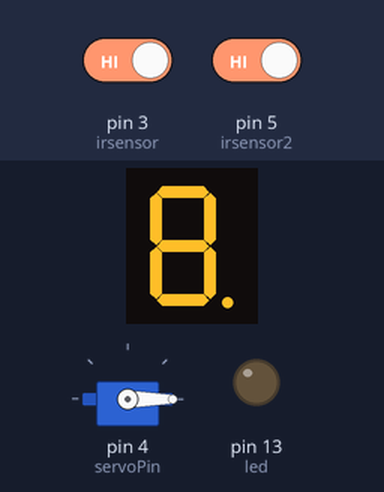
Recording of a sketch running on a simulated Arduino Uno, built with avr-gcc and run on an emulated ATmega328P. Parts: 1-digit seven-segment display, servo, output pins drawn as LEDs (lit = HIGH). Wiring (inferred from the names in the program): 1-digit 7-segment display, segments lit when LOW: segments pin 12, pin 11, pin 10, pin 9, pin 8, pin 7, pin 6, pin 2. Dashed ring = blinking. The test bench sets the inputs (shaded band); at power-on: pin 3 (irsensor) HIGH, pin 5 (irsensor2) HIGH. The segment pins are drawn as the display they are named for; pins used as bus, display or sensor lines are not drawn.

Above: at 1.2 s.
1.3 s: pin 3 (irsensor) driven LOW
At 2.6 s:
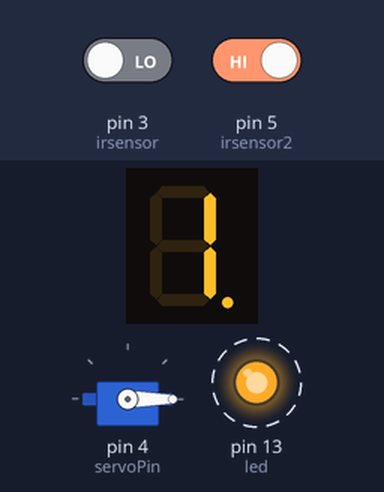
Timing chart, 0 to 9.1 s (numbered marks = the images above; inputs shaded):
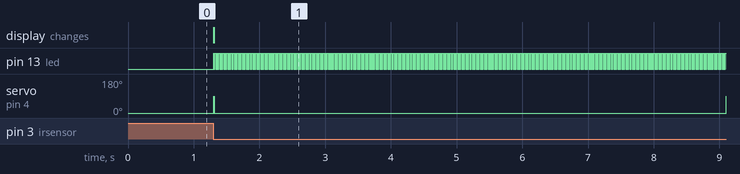

The sketch:

code.ino
```cpp
#include <Servo.h>
int irsensor =3 ;
int irsensor2 =5 ;
int led =13 ;
int servoPin = 4;

//seven segment
const int A = 12;
const int B = 11;
const int C = 10;
const int D = 9;
const int E = 8;
const int F = 7;
const int G = 6;
const int DP = 2;
Servo servo;
void setup() {
  // put your setup code here, to run once:
  Serial.begin(9600);
  pinMode(irsensor, INPUT);
  pinMode(led, OUTPUT);
  servo.attach(servoPin);
  servo.write(0);
  pinMode(A, OUTPUT);

  pinMode(B, OUTPUT);

  pinMode(C, OUTPUT);

  pinMode(D, OUTPUT);

  pinMode(E, OUTPUT);

  pinMode(F, OUTPUT);

  pinMode(G, OUTPUT);

  pinMode(DP, OUTPUT);

}

void loop() {
  // put your main code here, to run repeatedly:
  if(digitalRead(irsensor) == LOW){
    digitalWrite(led, HIGH);
    servo.write(90);
    one();
//  delay(1000);
    delay(10);
  }else{
    digitalWrite(led, LOW);
    servo.write(0);
    delay(10);
  }

  if(digitalRead(irsensor2) == LOW){
    digitalWrite(led, HIGH);
    servo.write(90);
    delay(10);
  }else{
    digitalWrite(led, LOW);
    servo.write(0);
    delay(10);
  }


//  one();
//
//  delay(1000);
//
//  two();
//
//  delay(1000);
//
//  three();
//
//  delay(1000);
//
//  four();
//
//  delay(1000);
}

void zero(){

  digitalWrite(A, LOW);

  digitalWrite(B, LOW);

  digitalWrite(C, LOW);

  digitalWrite(D, LOW);

  digitalWrite(E, LOW);

  digitalWrite(F, LOW);

  digitalWrite(G, HIGH);

  digitalWrite(DP, LOW);

}

void one(){

  digitalWrite(A, HIGH);

  digitalWrite(B, LOW);

  digitalWrite(C, LOW);

  digitalWrite(D, HIGH);

  digitalWrite(E, HIGH);

  digitalWrite(F, HIGH);

  digitalWrite(G, HIGH);

  digitalWrite(DP, LOW);

}

void two(){

  digitalWrite(A, LOW);

  digitalWrite(B, LOW);

  digitalWrite(C, HIGH);

  digitalWrite(D, LOW);

  digitalWrite(E, LOW);

  digitalWrite(F, HIGH);

  digitalWrite(G, LOW);

  digitalWrite(DP, LOW);

}

void three(){

  digitalWrite(A, LOW);

  digitalWrite(B, LOW);

  digitalWrite(C, LOW);

  digitalWrite(D, LOW);

  digitalWrite(E, HIGH);

  digitalWrite(F, HIGH);

  digitalWrite(G, LOW);

  digitalWrite(DP, LOW);

}

void four(){

  digitalWrite(A, HIGH);

  digitalWrite(B,LOW );

  digitalWrite(C,LOW );

  digitalWrite(D, HIGH);

  digitalWrite(E, HIGH);

  digitalWrite(F,LOW );

  digitalWrite(G,LOW );

  digitalWrite(DP, LOW);

}
```

Measured:
- after the input at 1.3 s, pin 13 (led): alternates HIGH for 0.01 s and LOW for 0.01 s, starting at once; servo on pin 4 (servoPin): 0° → 90° at once, → 0° 0.01 s later; the display: changes at once (image 1)
